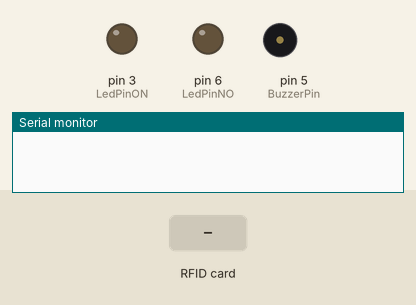
This sketch was run on a simulated Arduino Uno, built with avr-gcc and run on an emulated ATmega328P. Shown: output pins drawn as LEDs (lit = HIGH), buzzer (waves = sounding, pin HIGH), the last lines printed to the serial monitor. The test bench sets the inputs (shaded band). Pins used as bus, display or sensor lines are not drawn.

Above: at 1.2 s.
1.3 s: RFID card 5E 7A 19 C4 held to the reader
At 2.4 s:
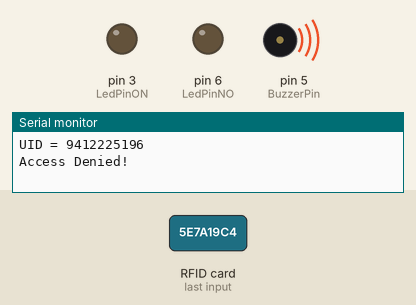
At 4.0 s:
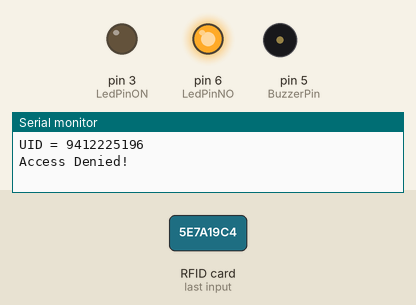
Timing chart, 0 to 5.9 s (numbered marks = the images above; inputs shaded):
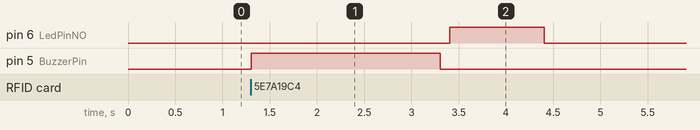

Measured:
- after the input at 1.3 s, pin 6 (LedPinNO): LOW → HIGH after 2.1 s, → LOW 1.0 s later; pin 5 (BuzzerPin): LOW → HIGH at once, → LOW 2.0 s later

The sketch:

Basic_RFID_MFRC522.ino
```cpp
#include <SPI.h>
#include <MFRC522.h> //library MFRC522 by GithubCommunity

int LedPinON = 3;
int LedPinNO = 6;
int BuzzerPin = 5;
constexpr uint8_t RST_PIN = A3;     //สามารถใช้ขา Analog แทน DigitAL "ได้"
constexpr uint8_t SS_PIN = 10;
MFRC522 rfid(SS_PIN, RST_PIN);
MFRC522::MIFARE_Key key;
String tag;

void setup() {
  Serial.begin(9600);
  SPI.begin(); // Init SPI bus
  rfid.PCD_Init(); // Init MFRC522
  pinMode(BuzzerPin, OUTPUT);
  pinMode(LedPinON, OUTPUT);
  pinMode(LedPinNO, OUTPUT);
}


void loop() {
  if ( ! rfid.PICC_IsNewCardPresent())
    return;
  if (rfid.PICC_ReadCardSerial()) {
    for (byte i = 0; i < 4; i++) {
      tag += rfid.uid.uidByte[i];
    }
    Serial.print("UID = ");
    Serial.println(tag);

    if (tag == "25218120856") {    //24324615148 plate //25218120856 keylike
      Serial.println("Access Granted!");
      digitalWrite(BuzzerPin, HIGH);
      delay(100);
      digitalWrite(BuzzerPin, LOW);
      delay(100);
      digitalWrite(LedPinON, HIGH);
      delay(1000);
      digitalWrite(LedPinON, LOW);
      delay(1000);
          } else {
      Serial.println("Access Denied!");
      digitalWrite(BuzzerPin, HIGH);
      delay(2000);
      digitalWrite(BuzzerPin, LOW);
      delay(100);
      digitalWrite(LedPinNO, HIGH);
      delay(1000);
      digitalWrite(LedPinNO, LOW);
      delay(1000);
    }
    tag = "";
    rfid.PICC_HaltA();
    rfid.PCD_StopCrypto1();
  }
}
```
